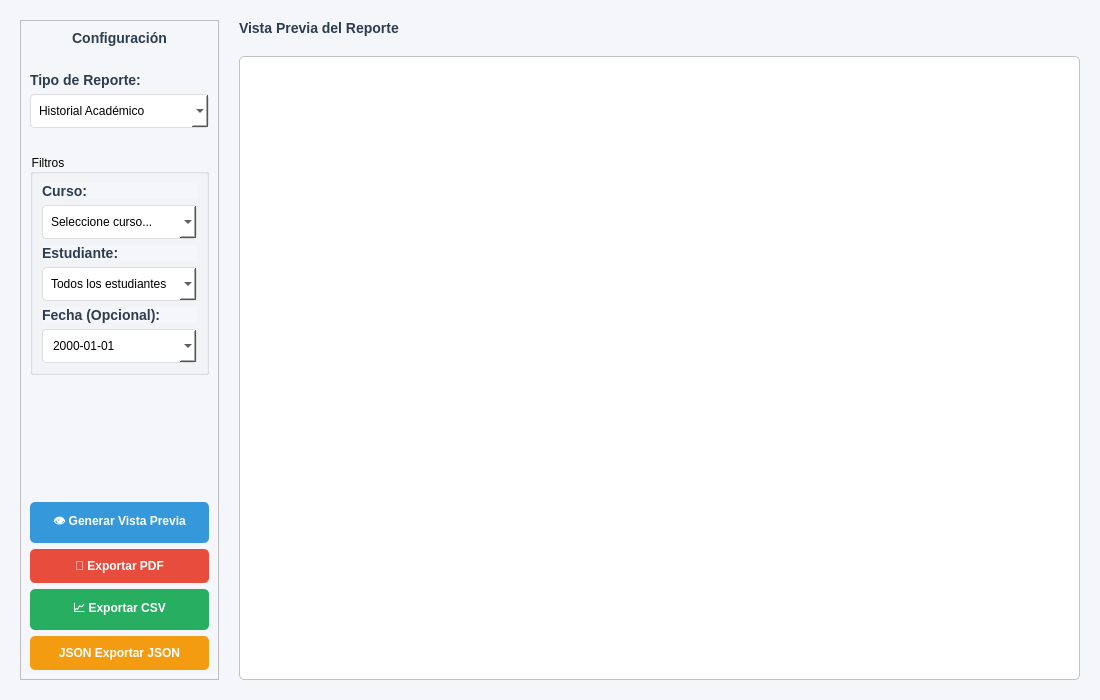
<?xml version="1.0" encoding="UTF-8"?>
<ui version="4.0">
 <class>FormReportes</class>
 <widget class="QWidget" name="FormReportes">
  <property name="geometry">
   <rect>
    <x>0</x>
    <y>0</y>
    <width>1100</width>
    <height>700</height>
   </rect>
  </property>
  <property name="windowTitle">
   <string>Generación de Reportes</string>
  </property>
  <property name="styleSheet">
   <string notr="true">QWidget {
    background-color: #f5f6fa;
    font-family: 'Segoe UI';
}
QLabel {
    color: #2c3e50;
    font-size: 14px;
    font-weight: bold;
}
QLineEdit, QComboBox, QDateEdit {
    padding: 8px;
    border: 1px solid #dcdde1;
    border-radius: 4px;
    background-color: white;
}
QPushButton {
    background-color: #3498db;
    color: white;
    padding: 10px 20px;
    border: none;
    border-radius: 5px;
    font-weight: bold;
}
QPushButton:hover {
    background-color: #2980b9;
}
QTableWidget {
    background-color: white;
    border: 1px solid #bdc3c7;
    border-radius: 5px;
    gridline-color: #ecf0f1;
}
QHeaderView::section {
    background-color: #ecf0f1;
    padding: 5px;
    border: none;
    font-weight: bold;
    color: #7f8c8d;
}
QPushButton#btnPdf { background-color: #e74c3c; }
QPushButton#btnCsv { background-color: #27ae60; }
QPushButton#btnJson { background-color: #f39c12; }
</string>
  </property>
  <layout class="QHBoxLayout" name="horizontalLayout">
   <property name="spacing">
    <number>20</number>
   </property>
   <property name="leftMargin">
    <number>20</number>
   </property>
   <property name="topMargin">
    <number>20</number>
   </property>
   <property name="rightMargin">
    <number>20</number>
   </property>
   <property name="bottomMargin">
    <number>20</number>
   </property>
   
   <!-- LEFT PANEL: CONFIG -->
   <item>
    <widget class="QFrame" name="frameConfig">
     <property name="maximumSize">
      <size>
       <width>320</width>
       <height>16777215</height>
      </size>
     </property>
     <property name="frameShape">
      <enum>QFrame::StyledPanel</enum>
     </property>
     <layout class="QVBoxLayout" name="verticalLayoutConfig">
      <item>
       <widget class="QLabel" name="labelTitle">
        <property name="font">
         <font>
          <pointsize>16</pointsize>
          <bold>true</bold>
         </font>
        </property>
        <property name="text">
         <string>Configuración</string>
        </property>
        <property name="alignment">
         <set>Qt::AlignCenter</set>
        </property>
       </widget>
      </item>
      <item>
       <spacer name="spacer1">
        <property name="orientation">
         <enum>Qt::Vertical</enum>
        </property>
        <property name="sizeType">
         <enum>QSizePolicy::Fixed</enum>
        </property>
        <property name="sizeHint" stdset="0">
         <size>
          <width>20</width>
          <height>20</height>
         </size>
        </property>
       </spacer>
      </item>
      
      <!-- Report Type -->
      <item>
       <widget class="QLabel" name="labelTipo">
        <property name="text">
         <string>Tipo de Reporte:</string>
        </property>
       </widget>
      </item>
      <item>
       <widget class="QComboBox" name="comboTipoReporte">
        <item>
         <property name="text">
          <string>Historial Académico</string>
         </property>
        </item>
        <item>
         <property name="text">
          <string>Lista de Asistencia</string>
         </property>
        </item>
        <item>
         <property name="text">
          <string>Padrón de Matrícula</string>
         </property>
        </item>
        <item>
         <property name="text">
          <string>Rendimiento / Riesgo</string>
         </property>
        </item>
       </widget>
      </item>
      
      <item>
       <spacer name="spacer2">
        <property name="orientation">
         <enum>Qt::Vertical</enum>
        </property>
        <property name="sizeType">
         <enum>QSizePolicy::Fixed</enum>
        </property>
        <property name="sizeHint" stdset="0">
         <size>
          <width>20</width>
          <height>20</height>
         </size>
        </property>
       </spacer>
      </item>
      
      <!-- DYNAMIC FILTERS AREA -->
      <item>
       <widget class="QGroupBox" name="groupFiltros">
        <property name="title">
         <string>Filtros</string>
        </property>
        <layout class="QVBoxLayout" name="verticalLayoutFiltros">
         <item>
          <widget class="QLabel" name="labelCurso">
           <property name="text">
            <string>Curso:</string>
           </property>
          </widget>
         </item>
         <item>
          <widget class="QComboBox" name="comboCurso">
           <property name="placeholderText">
            <string>Seleccione curso...</string>
           </property>
          </widget>
         </item>
         
         <item>
          <widget class="QLabel" name="labelEstudiante">
           <property name="text">
            <string>Estudiante:</string>
           </property>
          </widget>
         </item>
         <item>
          <widget class="QComboBox" name="comboEstudiante">
           <property name="placeholderText">
            <string>Todos los estudiantes</string>
           </property>
          </widget>
         </item>
         
         <item>
          <widget class="QLabel" name="labelFecha">
           <property name="text">
            <string>Fecha (Opcional):</string>
           </property>
          </widget>
         </item>
         <item>
          <widget class="QDateEdit" name="dateFecha">
           <property name="calendarPopup">
            <bool>true</bool>
           </property>
           <property name="displayFormat">
            <string>yyyy-MM-dd</string>
           </property>
          </widget>
         </item>
        </layout>
       </widget>
      </item>
      
      <item>
       <spacer name="spacerBottom">
        <property name="orientation">
         <enum>Qt::Vertical</enum>
        </property>
        <property name="sizeHint" stdset="0">
         <size>
          <width>20</width>
          <height>40</height>
         </size>
        </property>
       </spacer>
      </item>
      
      <!-- ACTIONS -->
      <item>
       <widget class="QPushButton" name="btnPreview">
        <property name="text">
         <string>👁️ Generar Vista Previa</string>
        </property>
        <property name="cursor">
         <cursorShape>PointingHandCursor</cursorShape>
        </property>
       </widget>
      </item>
      <item>
       <widget class="QPushButton" name="btnPdf">
        <property name="text">
         <string>📄 Exportar PDF</string>
        </property>
        <property name="cursor">
         <cursorShape>PointingHandCursor</cursorShape>
        </property>
       </widget>
      </item>
      <item>
       <widget class="QPushButton" name="btnCsv">
        <property name="text">
         <string>📈 Exportar CSV</string>
        </property>
        <property name="cursor">
         <cursorShape>PointingHandCursor</cursorShape>
        </property>
       </widget>
      </item>
      <item>
       <widget class="QPushButton" name="btnJson">
        <property name="text">
         <string>JSON Exportar JSON</string>
        </property>
        <property name="cursor">
         <cursorShape>PointingHandCursor</cursorShape>
        </property>
       </widget>
      </item>
     </layout>
    </widget>
   </item>
   
   <!-- RIGHT PANEL: PREVIEW -->
   <item>
    <layout class="QVBoxLayout" name="verticalLayoutPreview">
     <item>
      <widget class="QLabel" name="labelPreviewTitle">
       <property name="text">
        <string>Vista Previa del Reporte</string>
       </property>
       <property name="font">
        <font>
         <pointsize>12</pointsize>
         <bold>true</bold>
        </font>
       </property>
      </widget>
     </item>
     <item>
      <widget class="QTableWidget" name="tablePreview">
       <property name="alternatingRowColors">
        <bool>true</bool>
       </property>
       <property name="selectionBehavior">
        <enum>QAbstractItemView::SelectRows</enum>
       </property>
      </widget>
     </item>
    </layout>
   </item>
  </layout>
 </widget>
 <resources/>
 <connections/>
</ui>
